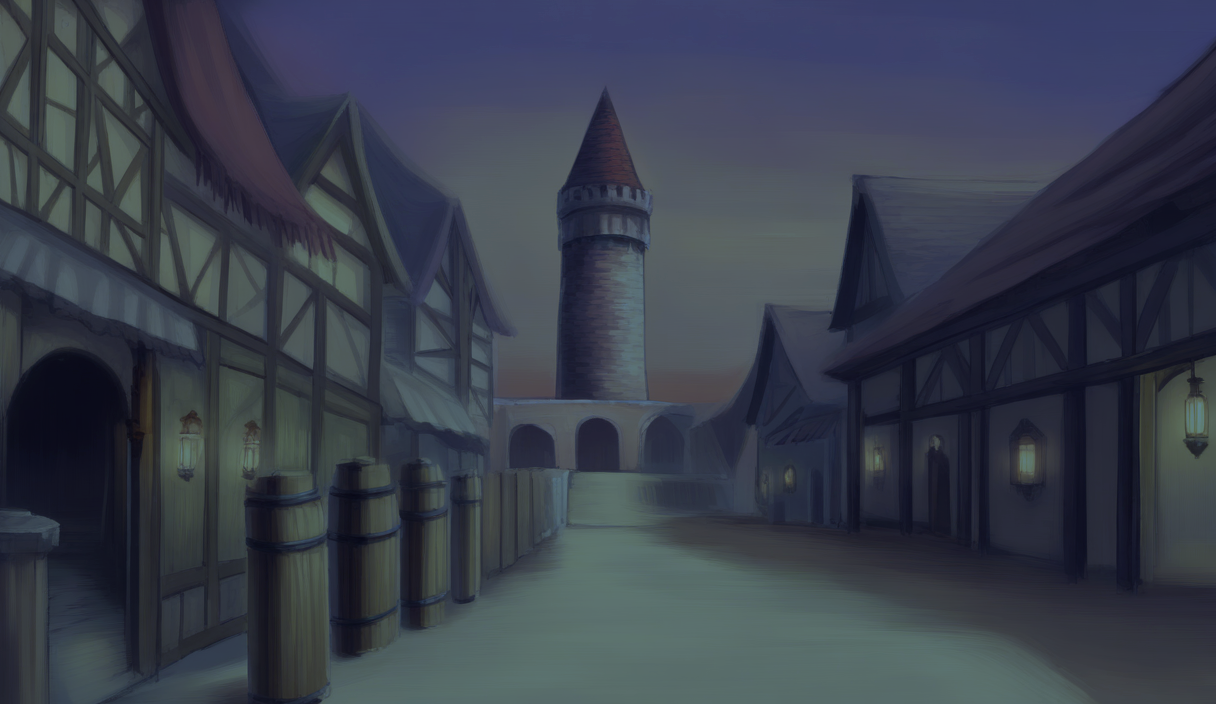
#> input picture assets/plates/town_midnight.png, 1216 x 704 px
$ python grade_plates.py ../assets/plates/town_midnight.png ../assets/plates/town_dawn.png
#> lines starting #> are read from the running program, lines starting #| are printed output that depends on the picture
#> in main, img is the input picture: PIL image 1216x704 RGB; mean R, G, B 56.5, 62.6, 75.7
#!/usr/bin/env python3
"""Deterministic pass grades for the town plate (DESIGN.md law:
dawn/midnight are palette-and-light re-grades of ONE plate, never
new paintings). Pure PIL colour maths; same input + same constants
= byte-identical output. The ops are recorded in the asset chain.

Usage: grade_plates.py <town_dusk.png> <out_dir>
Writes town_midnight.png and town_dawn.png beside the source grade.
"""
import hashlib
import json
import os
import sys

from PIL import Image, ImageEnhance


def grade(img, brightness, color, contrast, blue_shift):
#> called with brightness = 0.52, color = 0.82, contrast = 1.06, blue_shift = True
    out = img.convert("RGB")
    out = ImageEnhance.Brightness(out).enhance(brightness)
    out = ImageEnhance.Color(out).enhance(color)
    out = ImageEnhance.Contrast(out).enhance(contrast)
    if blue_shift:
        r, g, b = out.split()
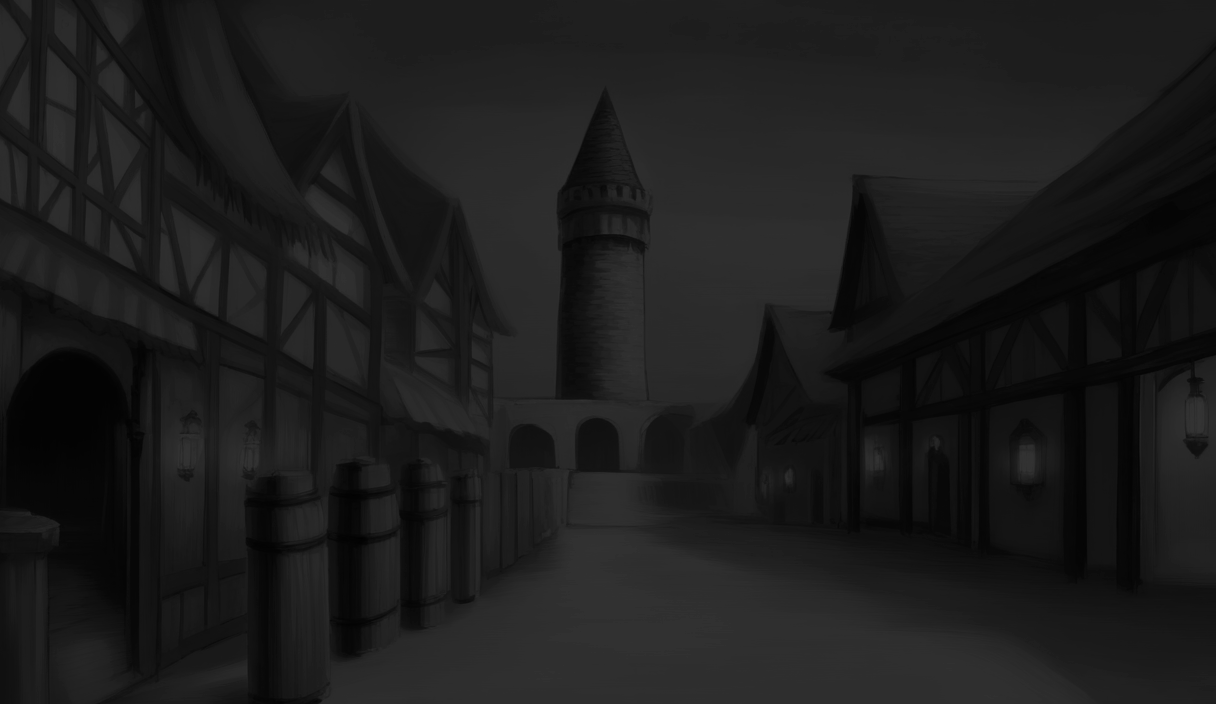
#> r: PIL image 1216x704 L; min 1, max 52, mean 28.3
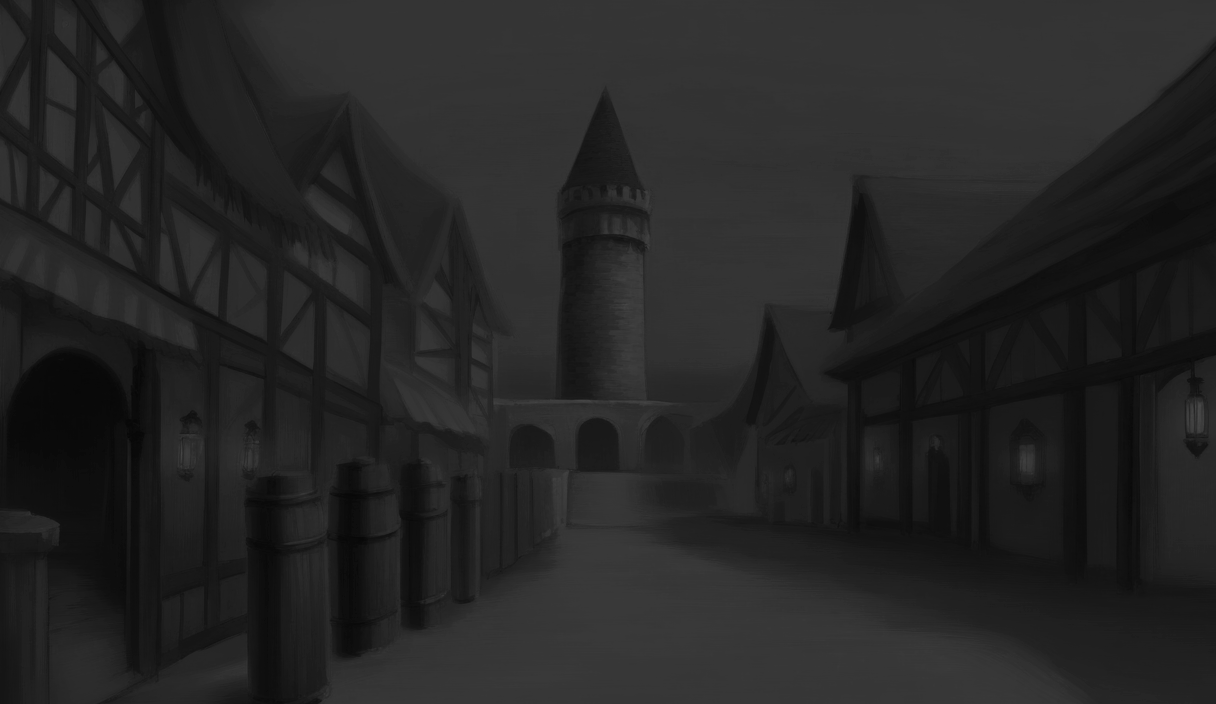
#> b: PIL image 1216x704 L; min 7, max 73, mean 37.1
        b = b.point(lambda v: min(255, int(v * 1.22) + 14))
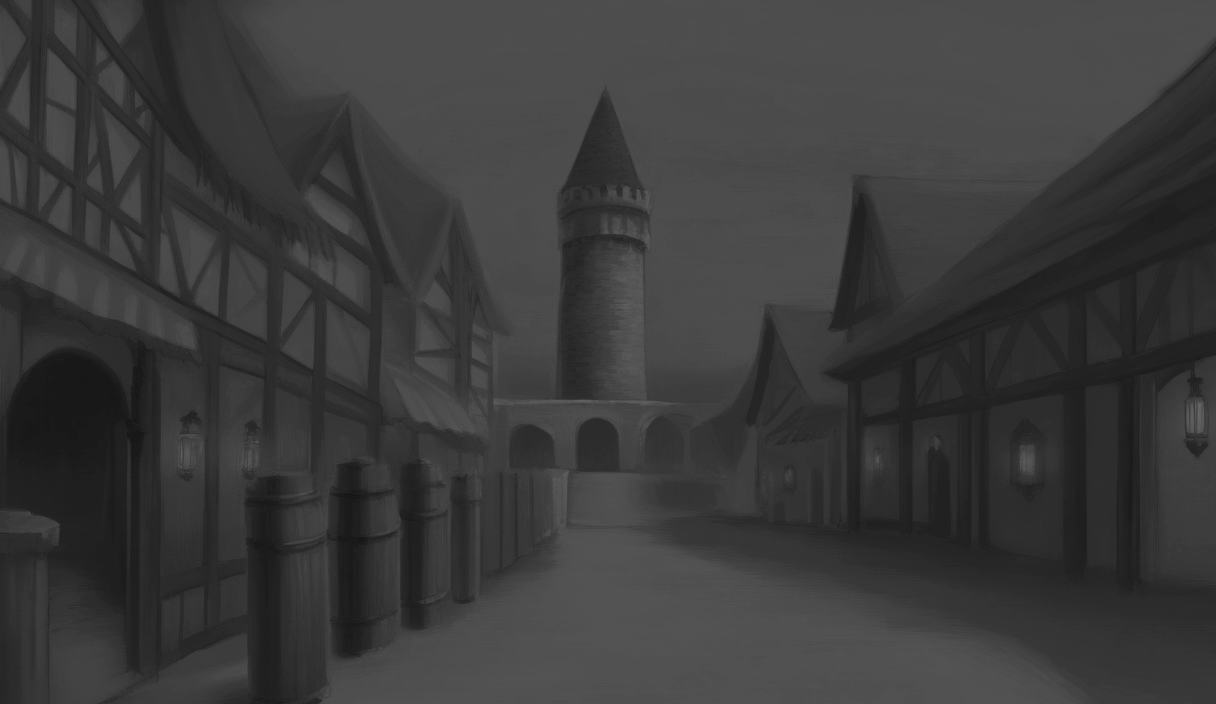
#> b: PIL image 1216x704 L; min 22, max 103, mean 58.8
        r = r.point(lambda v: int(v * 0.72))
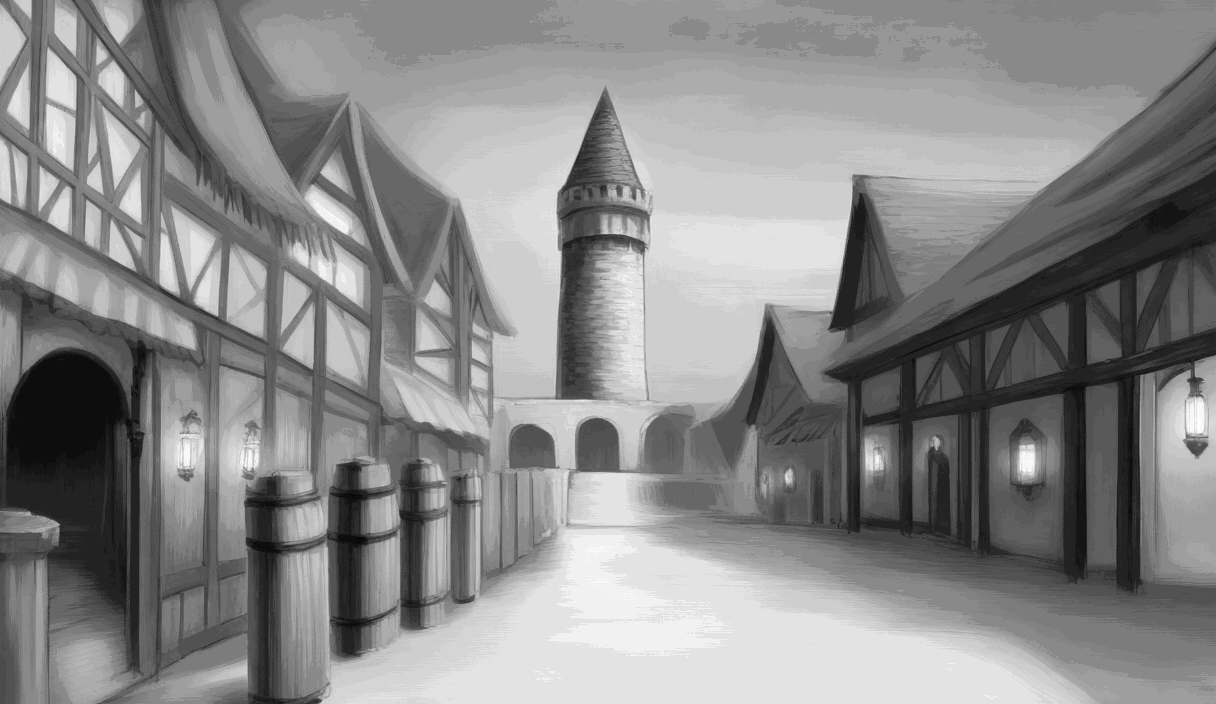
#> r: PIL image 1216x704 L; min 0, max 37, mean 19.9; drawn with min black and max white
        out = Image.merge("RGB", (r, g, b))
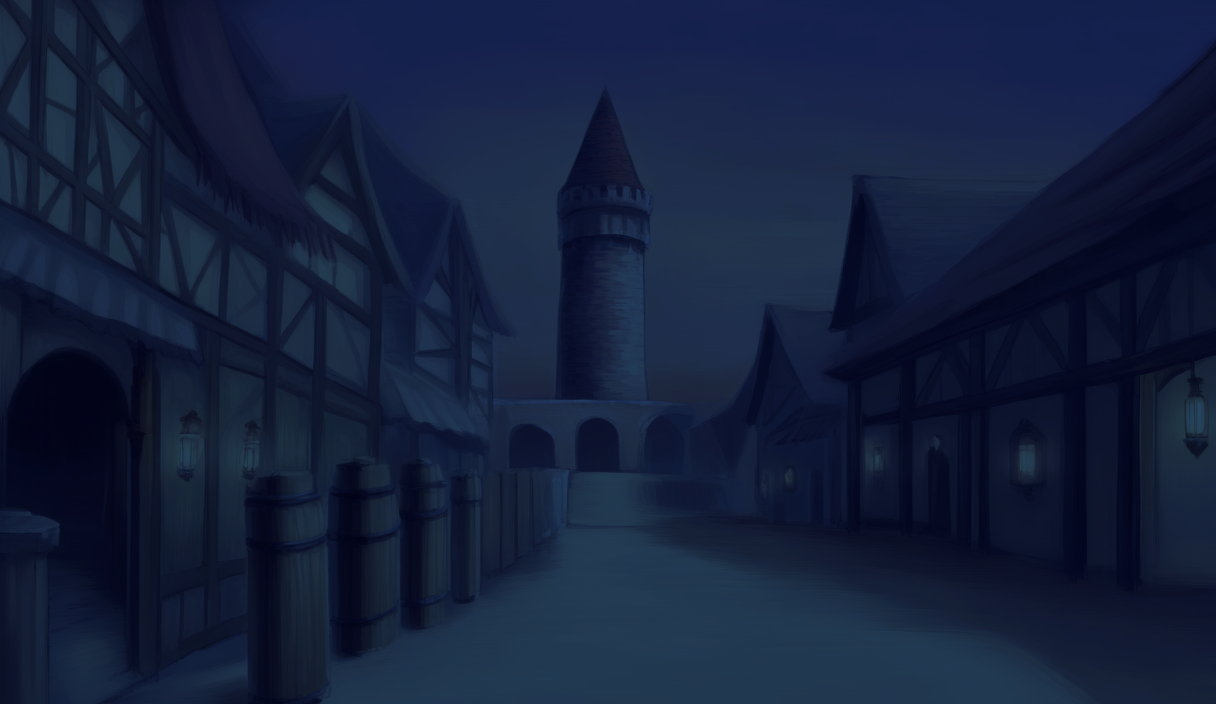
#> out: PIL image 1216x704 RGB; mean R, G, B 19.9, 31.3, 58.8
    return out


def main(src, out_dir):
    img = Image.open(src)
    variants = {
        "town_midnight.png": grade(img, 0.52, 0.82, 1.06, True),
        "town_dawn.png": grade(img, 1.04, 1.02, 0.97, False),
    }
    for name, out in variants.items():
        path = os.path.join(out_dir, name)
        out.save(path)
        digest = hashlib.sha256(open(path, "rb").read()).hexdigest()
        print(json.dumps({"file": name, "sha256": digest, "bytes": os.path.getsize(path)}))
#> this loop made 2 passes
#> name on passes 1 to 2: 'town_midnight.png', 'town_dawn.png'
#| {"file": "town_midnight.png", "sha256": "3fe86754792eb5a8844bc81df73d21fee2b0f6dcbc5e21007619522a1bd3044a", "bytes": 576858}
#| {"file": "town_dawn.png", "sha256": "bcfdb15f8c10497159d836e31002d8c897111a3bca27e56828f89df505f2f498", "bytes": 775082}


if __name__ == "__main__":
    main(sys.argv[1], sys.argv[2])
